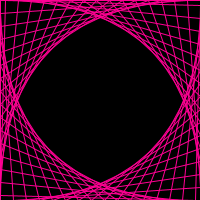
Frame 1 (no input)
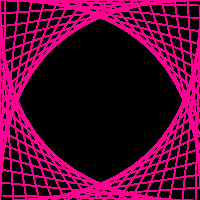
Frame 60 (the mouse pressed at the canvas centre just before this capture)
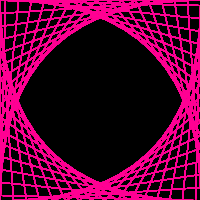
Frame 120 (the mouse held since frame 60 and released just before this capture)

The Processing sketch that drew these frames (run headless with seeded random() and noise(); from frame 60 on, the mouse is pressed at the canvas centre):

// Processing sketch: processing_166859
// ── processing_166859.pde

void setup()
{
  size(200,200);
  background(0);
}
  
  void draw()
  {
  int size = 200;
int N = 15;

size(size, size);

int step=width/N;
  for(int n=0; n<height; n+=step)
{
  stroke(color(255,0,147));
  line(0, n, n, height);
  line(n, height, height, height-n);
  line(height, height-n, height-n, 0);
  line(height-n, 0, 0, n);
}
  }
